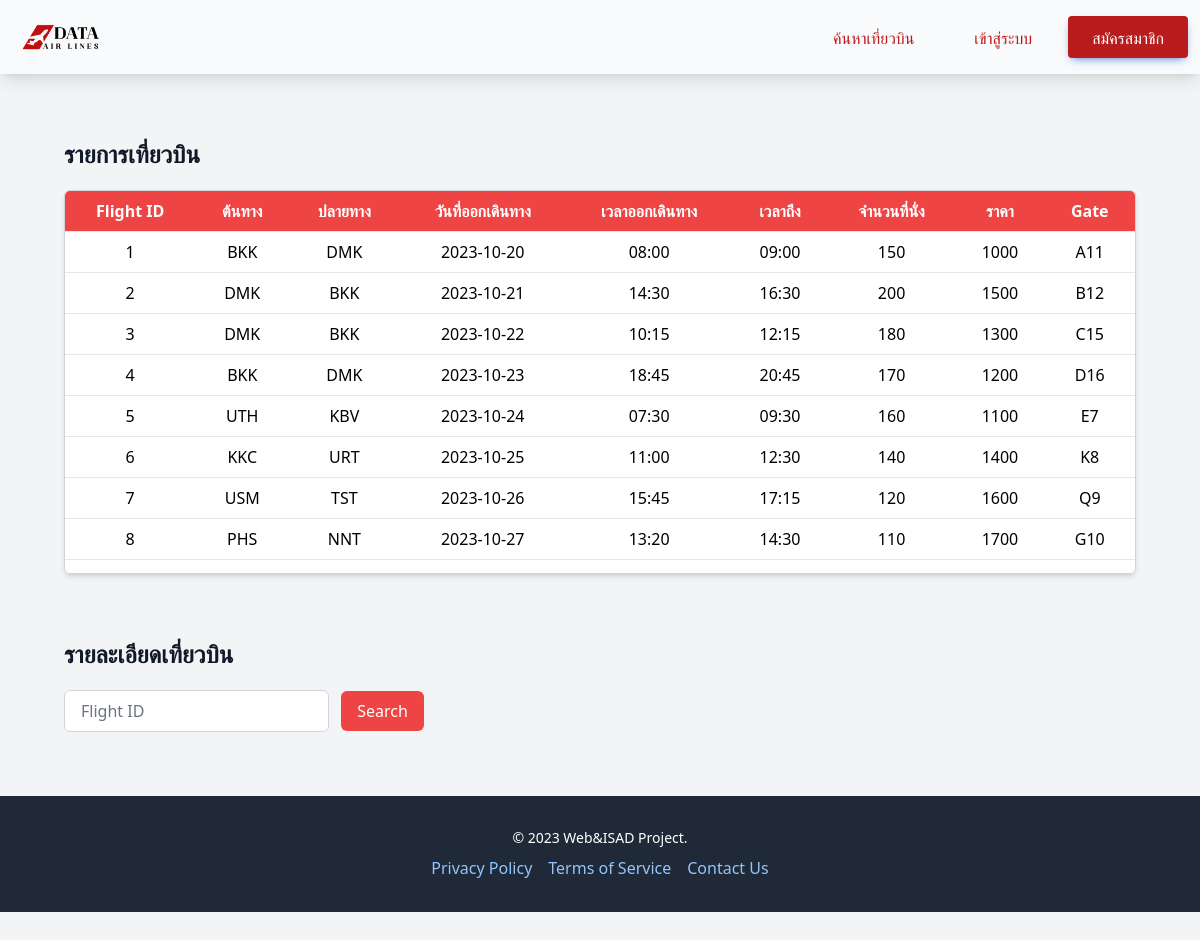
/flight_list.php, run on an earlier commit of the app's database.
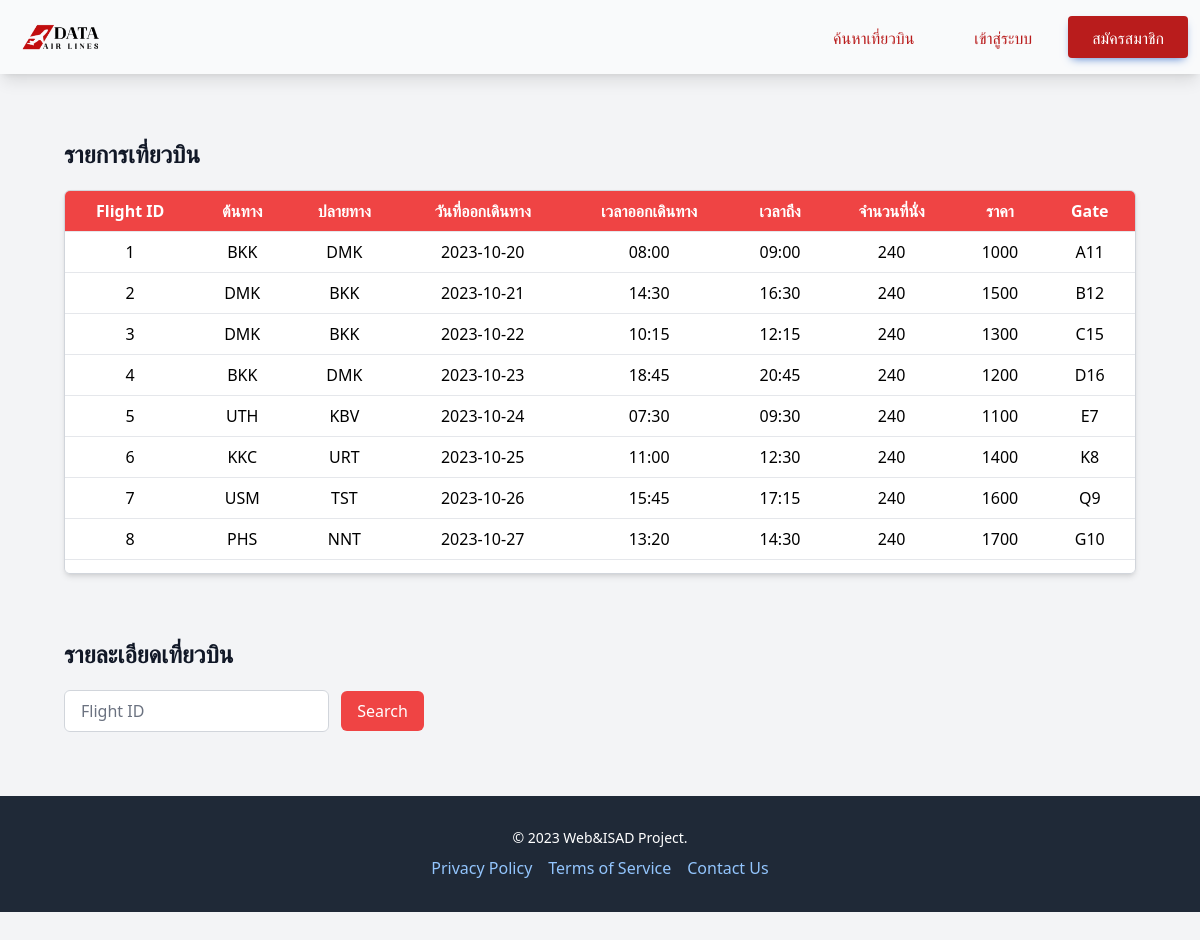
And on a later commit of the database.
### tables this page shows
CREATE TABLE "flights" (
	"flight_id"	INTEGER NOT NULL UNIQUE,
	"origin"	varchar(255) NOT NULL,
	"destination"	varchar(255),
	"depart_date"	date NOT NULL,
	"depart_time"	time,
	"arrive_time"	time,
	"num_of_seat"	INTEGER NOT NULL,
	"price"	INTEGER,
	"gate"	varchar(255),
	FOREIGN KEY("destination") REFERENCES "airports"("airport_code"),
	FOREIGN KEY("origin") REFERENCES "airports"("airport_code"),
	PRIMARY KEY("flight_id" AUTOINCREMENT)
);

### flight_list.php (the view, shortened to what this page needs)
<?php
	include('includes/head.php');
	include("includes/navbar.php");
	include("dbcon.php");
	$flight_table = [];
	$sql_flight = "SELECT * FROM flights";
	$ret_flight = $db->query($sql_flight);
	while($row = $ret_flight->fetchArray(SQLITE3_ASSOC))
	{
		array_push($flight_table, $row);
	}
?>
<div class="mx-16 mt-16 mb-5 m flex items-center">
	<h2 class="text-center text-2xl font-bold text-gray-900">รายการเที่ยวบิน</h2>
</div>
<div class="flex justify-center h-96 mx-16 overflow-auto border border-gray-300 shadow-md rounded-md">
	<table class="text-center min-w-full bg-white">
		<thead class="bg-red-500 text-white">
			<tr>
				<th class="py-2 px-4 border-b">Flight ID</th>
				<th class="py-2 px-4 border-b">ต้นทาง</th>
				<th class="py-2 px-4 border-b">ปลายทาง</th>
				<th class="py-2 px-4 border-b">วันที่ออกเดินทาง</th>
				<th class="py-2 px-4 border-b">เวลาออกเดินทาง</th>
				<th class="py-2 px-4 border-b">เวลาถึง</th>
				<th class="py-2 px-4 border-b">จำนวนที่นั่ง</th>
				<th class="py-2 px-4 border-b">ราคา</th>
				<th class="py-2 px-4 border-b">Gate</th>
			</tr>
		</thead>
		<tbody>
			<?php foreach($flight_table as $row){?>
			<tr>
				<td class="py-2 px-4 border-b"><?php echo $row['flight_id'];?></td>
				<td class="py-2 px-4 border-b"><?php echo $row['origin'];?></td>
				<td class="py-2 px-4 border-b"><?php echo $row['destination'];?></td>
				<td class="py-2 px-4 border-b"><?php echo $row['depart_date'];?></td>
				<td class="py-2 px-4 border-b"><?php echo $row['depart_time'];?></td>
				<td class="py-2 px-4 border-b"><?php echo $row['arrive_time'];?></td>
				<td class="py-2 px-4 border-b"><?php echo $row['num_of_seat'];?></td>
				<td class="py-2 px-4 border-b"><?php echo $row['price'];?></td>
				<td class="py-2 px-4 border-b"><?php echo $row['gate'];?></td>
			</tr>
			<?php }?>
		</tbody>
	</table>
</div>
<div class="mx-16 mt-16 mb-5 m flex items-center">
	<h2 class="text-center text-2xl font-bold text-gray-900">รายละเอียดเที่ยวบิน</h2>
</div>
<div class="mx-16 mb-16 flex items-center">
	<form action="flight_list.php" method="POST">
    	<input type="number" name="flight_id" class="py-2 px-4 border border-gray-300 rounded-md mr-2 focus:border-gray-600 hover:border-gray-400" placeholder="Flight ID">
    	<button type="submit" class="py-2 px-4 bg-red-500 text-white rounded-md hover:bg-red-700">Search</button>
	</form>
</div>
<?php include("includes/footer.php")?>

What changed in the data, as far as the page shows it:
changed flights id 1: num_of_seat "150" → "240"
changed flights id 2: num_of_seat "200" → "240"
changed flights id 3: num_of_seat "180" → "240"
changed flights id 4: num_of_seat "170" → "240"
changed flights "UTH": num_of_seat "160" → "240"
changed flights "KKC": num_of_seat "140" → "240"
changed flights "USM": num_of_seat "120" → "240"
changed flights "PHS": num_of_seat "110" → "240"
